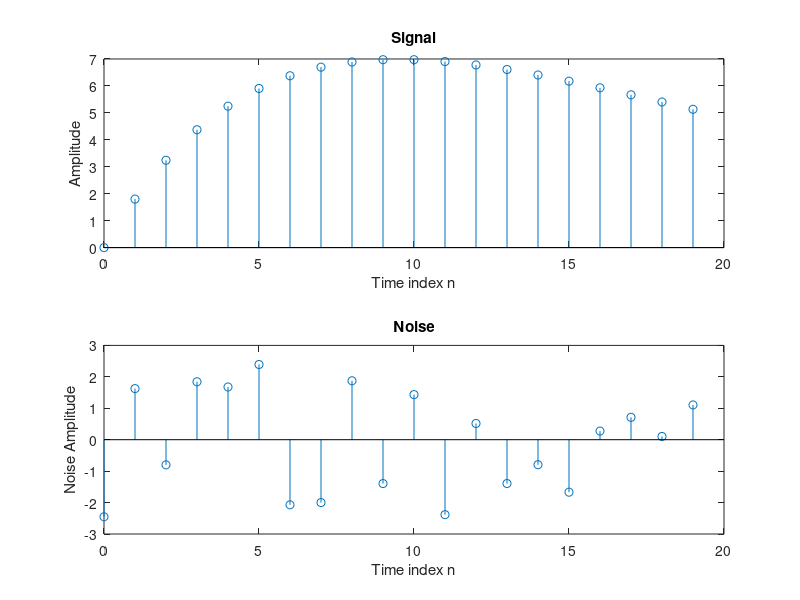
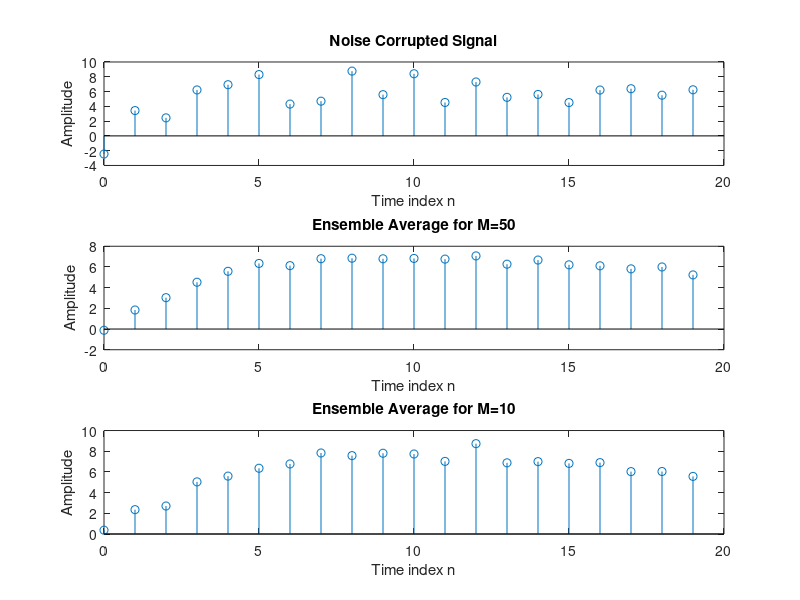

MATLAB code for these plots, in order:
% lab----(2a)
%(a)----------

N=20;
n=0:N-1;
s= 2*n.*(0.9.^n);
d=5*(rand(1,N)-0.5);
x1=s+d;
figure(1)
subplot(2,1,1);
stem(n,s);
xlabel('Time index n');
ylabel('Amplitude');
title('Signal');
subplot(2,1,2);
stem(n,d);
xlabel('Time index n');
ylabel('Noise Amplitude');
title('Noise');
figure(2)
subplot(3,1,1);
stem(n,x1);
xlabel('Time index n');
ylabel('Amplitude');
title('Noise Corrupted Signal');

%(b)---------------------

M=50;
for k=1:M;
    d=5*(rand(1,N)-0.5);
    x=s+d;
    x1=x1+x;
end;
x1=x1/M;
subplot(3,1,2);
stem(n,x1);
xlabel('Time index n');
ylabel('Amplitude');
title('Ensemble Average for M=50');

%-----------------------------------


M=10;
for k=1:M;
    d=5*(rand(1,N)-0.5);
    x=s+d;
    x1=x1+x;
end;
x1=x1/M;
subplot(3,1,3);
stem(n,x1);
xlabel('Time index n');
ylabel('Amplitude');
title('Ensemble Average for M=10');


